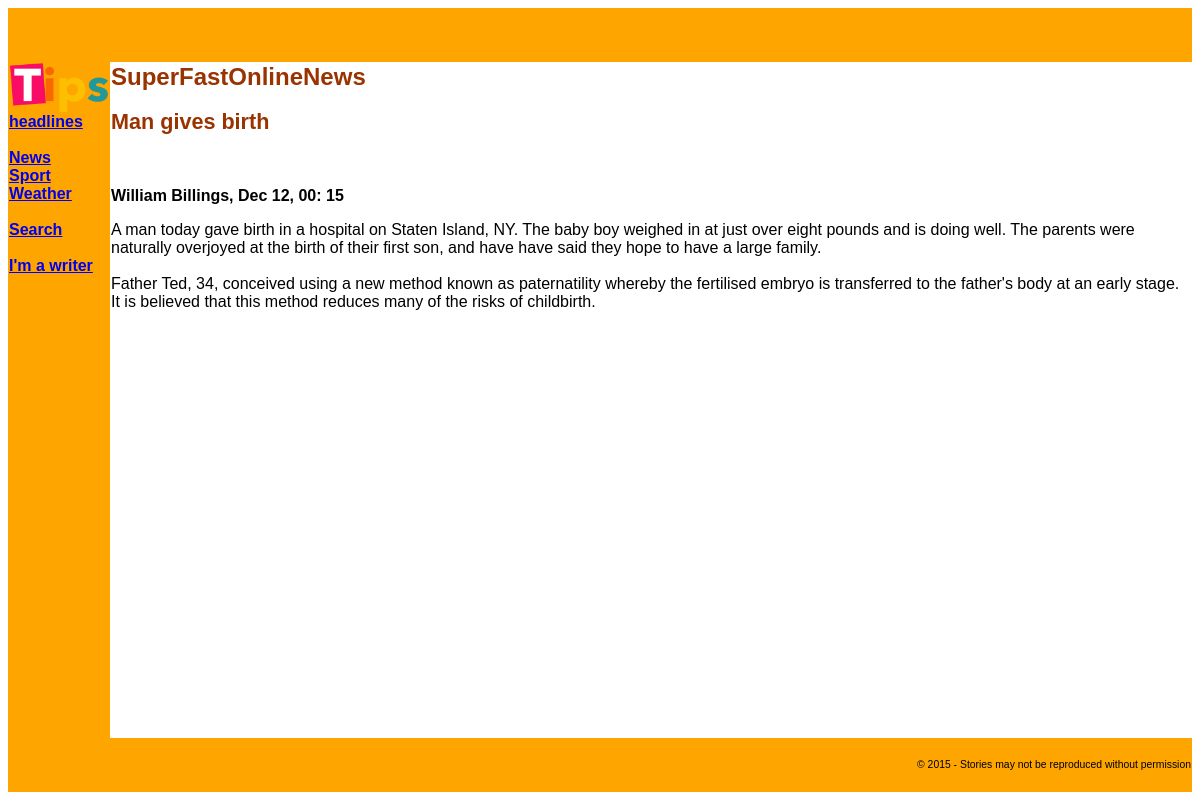
Page /tippage.php?story=1 on the committed database.
### tables this page shows
create table stories(
	id int not null primary key auto_increment,
	writer varchar(16) not null,
	page varchar(16) not null,
	headline text,
	story_text text, 
    picture text,
	created int,
	modified int,
	published int
	);

create table writers(
	username varchar(16) not null primary key,
	password char(50) not null,
	full_name text
	);

### db_fns.php (called while the page is built, shortened)
<?php
function get_writer_record($username){
	$handle = db_connect();
	$query = "select * from writers where username = '$username'";
	$result = mysqli_query($handle,$query);
	return mysqli_fetch_assoc($result);
}
?>

### tippage.php (the view, shortened to what this page needs)
<?php
	$story = null;
	if(isset($_REQUEST['story']) && $_REQUEST['story']!="")
	{
 		$story=intval($_REQUEST['story']);
	}
	include_once('db_fns.php');
	include_once('header.php');
	$handle = db_connect();
	if ($story&& $story!=null) {
		$query = "select * from stories where id = '$story' and
			published is not null";
	}
	$result = mysqli_query($handle,$query);
	$story = mysqli_fetch_assoc($result);
		echo "<h2>{$story['headline']}</h2>";
		$w = get_writer_record($story['writer']);
		echo '<br /><p class="byline">';
		echo $w['full_name'],', ';
		echo date('M d, H: i', $story['modified']);
		echo '</p>';
                echo $story['story_text'];
	include_once('footer.php');
?>

### header.php (style rules this page uses)
body { text-align: left; font: 80% arial, verdana, sans-serif }
h1,h2,h3 { color: #993300 }
h2 { font-size: 135% }
.byline { text-align: left; font: 100% arial, verdana, sans-serif; font-weight: bold; }

### rows in the picture
stories: headline "Man gives birth", modified "Dec 12, 00: 15", story_text "A man today gave birth in a hospital on Staten Island, NY. The baby boy weighed in at just over eight pounds and is doing well. The parents were naturally overjoyed at the birth of their first son, and have have said they hope to have a large family. Father Ted, 34, conceived using a new method known as paternatility whereby the fertilised embryo is transferred to the father's body at an early stage. It is believed that this method reduces many of the risks of childbirth."
writers: full_name "William Billings"
